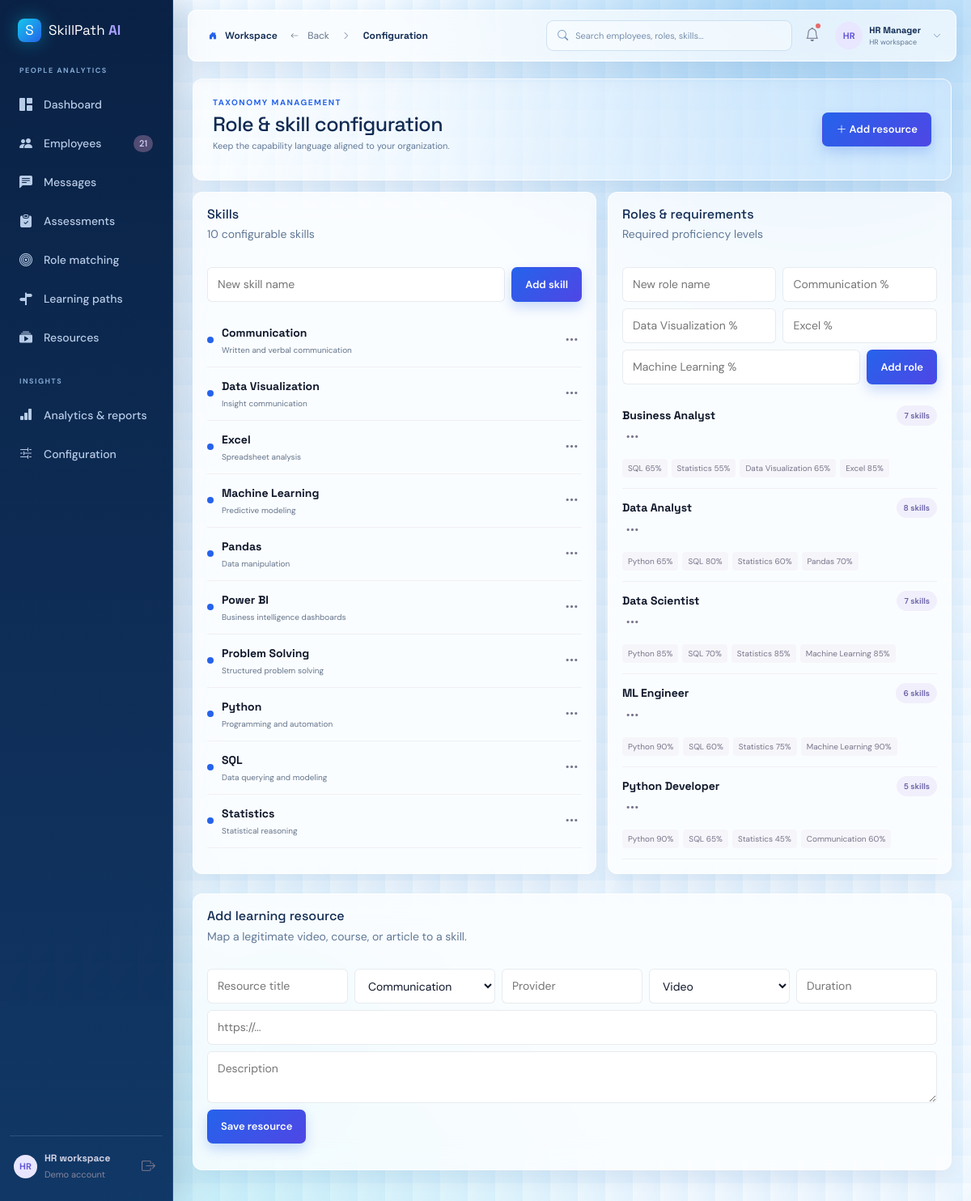
Page /configuration on the committed database.
### tables this page shows
CREATE TABLE skills (id INTEGER PRIMARY KEY AUTOINCREMENT, name TEXT NOT NULL UNIQUE, description TEXT DEFAULT '');

CREATE TABLE roles (id INTEGER PRIMARY KEY AUTOINCREMENT, name TEXT NOT NULL UNIQUE, description TEXT DEFAULT '');

CREATE TABLE role_skills (role_id INTEGER NOT NULL REFERENCES roles(id) ON DELETE CASCADE, skill_id INTEGER NOT NULL REFERENCES skills(id) ON DELETE CASCADE, required_level INTEGER NOT NULL CHECK(required_level BETWEEN 0 AND 100), PRIMARY KEY(role_id, skill_id));

### app.py (the view)
@app.route("/configuration")
def configuration(): return render_template("configuration.html", skills=rows("SELECT * FROM skills ORDER BY name"), roles=rows("SELECT * FROM roles ORDER BY name"), role_skills={role["id"]: rows("SELECT s.name, rs.required_level FROM role_skills rs JOIN skills s ON s.id=rs.skill_id WHERE rs.role_id=?", (role["id"],)) for role in rows("SELECT id FROM roles")})

### app.py (called while the page is built)
@app.context_processor
def inject_globals():
    return {"nav_employee_count": row("SELECT COUNT(*) AS count FROM employees")["count"], "notifications": notifications_data()}

### database.py (called while the page is built)
def connect():
    DB_PATH.parent.mkdir(exist_ok=True)
    connection = sqlite3.connect(DB_PATH)
    connection.row_factory = sqlite3.Row
    connection.execute("PRAGMA foreign_keys = ON")
    return connection

def rows(query, params=()):
    db = connect()
    result = [dict(row) for row in db.execute(query, params).fetchall()]
    db.close()
    return result

def row(query, params=()):
    db = connect()
    result = db.execute(query, params).fetchone()
    db.close()
    return dict(result) if result else None

### templates/configuration.html
{% extends 'base.html' %}{% block title %}Configuration{% endblock %}{% block content %}<div class="page-heading"><div><span class="eyebrow">TAXONOMY MANAGEMENT</span><h1>Role & skill configuration</h1><p class="muted">Keep the capability language aligned to your organization.</p></div><a class="btn btn-primary" href="#add-resource"><i class="bi bi-plus-lg"></i> Add resource</a></div><div class="dashboard-grid"><section class="panel"><div class="panel-header"><div><h3>Skills</h3><p class="muted">{{ skills|length }} configurable skills</p></div></div><form method="post" action="{{ url_for('create_skill') }}" class="config-add"><input name="name" placeholder="New skill name" required><button class="btn btn-primary btn-sm">Add skill</button></form>{% for skill in skills %}<div class="config-row"><span class="skill-dot"></span><div><strong>{{ skill.name }}</strong><small>{{ skill.description }}</small></div><details class="options-menu"><summary class="icon-btn"><i class="bi bi-three-dots"></i></summary><form method="post" action="{{ url_for('edit_skill', skill_id=skill.id) }}"><input name="name" value="{{ skill.name }}" required><input name="description" value="{{ skill.description }}"><button class="text-button" type="submit">Edit skill</button></form><form method="post" action="{{ url_for('delete_skill', skill_id=skill.id) }}" onsubmit="return confirm('Delete this skill only if it has no employee, role, or resource relationships?')"><button class="text-button danger" type="submit">Delete skill</button></form></details></div>{% endfor %}</section><section class="panel"><div class="panel-header"><div><h3>Roles & requirements</h3><p class="muted">Required proficiency levels</p></div></div><form method="post" action="{{ url_for('create_role') }}" class="config-add"><input name="name" placeholder="New role name" required>{% for skill in skills[:4] %}<input name="skill_{{ skill.id }}" type="number" min="0" max="100" placeholder="{{ skill.name }} %">{% endfor %}<button class="btn btn-primary btn-sm" type="submit">Add role</button></form>{% for role in roles %}<div class="role-config"><strong>{{ role.name }}</strong><details class="options-menu"><summary class="icon-btn"><i class="bi bi-three-dots"></i></summary><form method="post" action="{{ url_for('delete_role', role_id=role.id) }}" onsubmit="return confirm('Delete this role and its requirements?')"><button class="text-button danger" type="submit">Delete role</button></form></details><span class="tag">{{ role_skills[role.id]|length }} skills</span><div class="config-skills">{% for skill in role_skills[role.id][:4] %}<span>{{ skill.name }} {{ skill.required_level }}%</span>{% endfor %}</div></div>{% endfor %}</section></div><section class="panel mt-4" id="add-resource"><div class="panel-header"><div><h3>Add learning resource</h3><p class="muted">Map a legitimate video, course, or article to a skill.</p></div></div><form method="post" action="{{ url_for('create_resource') }}" class="resource-admin-form"><input name="name" placeholder="Resource title" required><select name="skill_id" required>{% for skill in skills %}<option value="{{ skill.id }}">{{ skill.name }}</option>{% endfor %}</select><input name="provider" placeholder="Provider" required><select name="type"><option>Video</option><option>Course</option><option>Article</option></select><input name="duration" placeholder="Duration" required><input name="url" type="url" placeholder="https://..." required><textarea name="description" placeholder="Description"></textarea><button class="btn btn-primary" type="submit">Save resource</button></form></section>{% endblock %}

### static/css/reference-theme.css (style rules this page uses)
:root { --ref-navy: #0b2347; --ref-blue: #2563eb; --ref-indigo: #4f46e5; --ref-cyan: #06b6d4; --ref-ice: #eef7ff; --ref-ink: #102a52; --ref-muted: #607796; --ref-glass: rgba(255, 255, 255, .72); --ref-border: rgba(255, 255, 255, .78); --ref-shadow: 0 12px 28px rgba(35, 92, 156, .12); }
body { position: relative; overflow-x: hidden; background-color: #eaf5ff; background-image: radial-gradient(circle at 84% -4%, rgba(82, 170, 235, .48), transparent 29%), radial-gradient(circle at 18% 110%, rgba(30, 205, 223, .22), transparent 32%), linear-gradient(120deg, rgba(255, 255, 255, .6), rgba(214, 237, 255, .42)); background-attachment: fixed; }
body::before { content: ""; position: fixed; z-index: -1; inset: 0; pointer-events: none; opacity: .28; background-image: linear-gradient(rgba(255, 255, 255, .36) 1px, transparent 1px), linear-gradient(90deg, rgba(71, 144, 207, .12) 1px, transparent 1px); background-size: 42px 42px; mask-image: linear-gradient(to bottom, black, transparent 82%); }
.page-heading { margin: 0 0 14px; padding: 17px 24px; min-height: 70px; align-items: center; border: 1px solid rgba(255, 255, 255, .8); border-radius: 12px; background: linear-gradient(100deg, rgba(255,255,255,.68), rgba(207,232,255,.58)); box-shadow: var(--ref-shadow); }
.page-heading h1 { color: var(--ref-ink); font-size: 25px; margin: 2px 0 4px; }
.page-heading p { color: var(--ref-muted); font-size: 11px; }
.eyebrow { color: var(--ref-blue); }
.metric-card, .panel, .role-card, .resource-card, .profile-hero, .table-panel { border: 1px solid var(--ref-border); border-radius: 12px; background: var(--ref-glass); backdrop-filter: blur(15px); -webkit-backdrop-filter: blur(15px); box-shadow: var(--ref-shadow); }
.dashboard-grid { gap: 14px; margin-bottom: 14px; }
.panel { padding: 17px; }
.panel-header { margin-bottom: 13px; }
.panel-header h3 { color: var(--ref-ink); }
.panel-header p { color: var(--ref-muted); }
.btn-primary { background: linear-gradient(135deg, var(--ref-blue), var(--ref-indigo)); border-color: transparent; box-shadow: 0 7px 15px rgba(37,99,235,.23); }

### rows in the picture
skills: name "Communication", description "Written and verbal communication", name "Communication %"
skills: name "Data Visualization", description "Insight communication", name "Data Visualization %"
skills: name "Excel", description "Spreadsheet analysis", name "Excel %"
skills: name "Machine Learning", description "Predictive modeling", name "Machine Learning %"
skills: name "Pandas", description "Data manipulation"
skills: name "Power BI", description "Business intelligence dashboards"
skills: name "Problem Solving", description "Structured problem solving"
skills: name "Python", description "Programming and automation"
skills: name "SQL", description "Data querying and modeling"
skills: name "Statistics", description "Statistical reasoning"
roles: name "Business Analyst", role_skills "7"
role_skills: name "SQL", required_level "65"
role_skills: name "Statistics", required_level "55"
role_skills: name "Data Visualization", required_level "65"
role_skills: name "Excel", required_level "85"
roles: name "Data Analyst", role_skills "8"
role_skills: name "Python", required_level "65"
role_skills: name "SQL", required_level "80"
role_skills: name "Statistics", required_level "60"
role_skills: name "Pandas", required_level "70"
roles: name "Data Scientist", role_skills "7"
role_skills: name "Python", required_level "85"
role_skills: name "SQL", required_level "70"
role_skills: name "Statistics", required_level "85"
role_skills: name "Machine Learning", required_level "85"
roles: name "ML Engineer", role_skills "6"
role_skills: name "Python", required_level "90"
role_skills: name "SQL", required_level "60"
role_skills: name "Statistics", required_level "75"
role_skills: name "Machine Learning", required_level "90"
roles: name "Python Developer", role_skills "5"
role_skills: name "Python", required_level "90"
role_skills: name "SQL", required_level "65"
role_skills: name "Statistics", required_level "45"
role_skills: name "Communication", required_level "60"

### other values in the picture
{{ nav_employee_count }} "21"
{{ skills|length }} "10"
form field skill_id "Communication"
